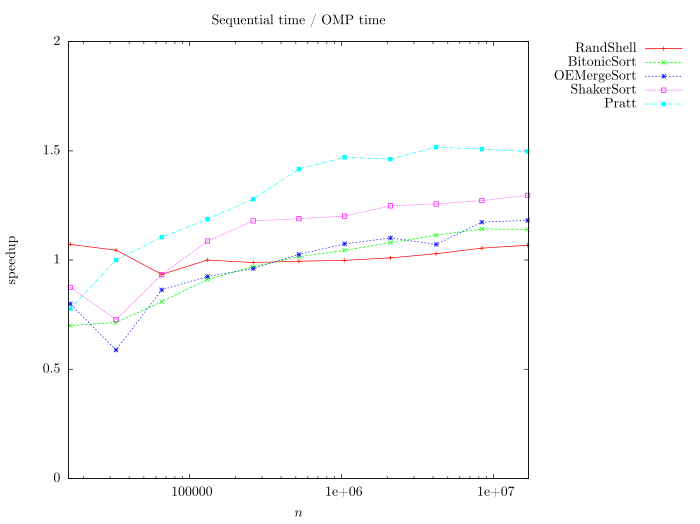

Write gnuplot code to recreate this figure.
print "TIME"

set autoscale
set term epslatex size 7, 5.24 standalone color colortext 10
set key out vert
set key right top
set output 'timediff.tex'
unset label                            # remove any previous labels
set xtic auto                          # set xtics automatically
set ytic auto                          # set ytics automatically
set title 'Sequential time / OMP time'
set xlabel '$n$'
set ylabel 'speedup'
set yrange[0:2]
set xrange[16000:17000000]
unset logscale x

stats '< join RShellSortPure.res RShellSortPureOMP.res' using ($2/$8) every ::5 name 'A'
stats '< join BitonicSort.res BitonicSortOMP.res' using ($2/$8) every ::5 name 'B'
stats '< join OddEvenMergeSort.res OddEvenMergeSortOMP.res' using ($2/$8) every ::5 name 'C'
stats '< join ShakerSort.res ShakerSortOMP.res' using ($2/$8) every ::5 name 'D'
stats '< join Pratt.res PrattOMP.res' using ($2/$8) every ::5 name 'E'

set logscale x

plot  	'< join RShellSortPure.res RShellSortPureOMP.res' using 1:($2/$8) title 'RandShell' with linespoints linecolor 1 linetype 1 linewidth 2, \
		'< join BitonicSort.res BitonicSortOMP.res' using 1:($2/$8) title 'BitonicSort' with linespoints linecolor 2 linetype 2 linewidth 2, \
		'< join OddEvenMergeSort.res OddEvenMergeSortOMP.res' using 1:($2/$8) title 'OEMergeSort' with linespoints linecolor 3 linetype 3 linewidth 2, \
		'< join ShakerSort.res ShakerSortOMP.res' using 1:($2/$8) title 'ShakerSort' with linespoints linecolor 4 linetype 4 linewidth 2, \
		'< join Pratt.res PrattOMP.res' using 1:($2/$8) title 'Pratt' with linespoints linecolor 5 linetype 5 linewidth 2
